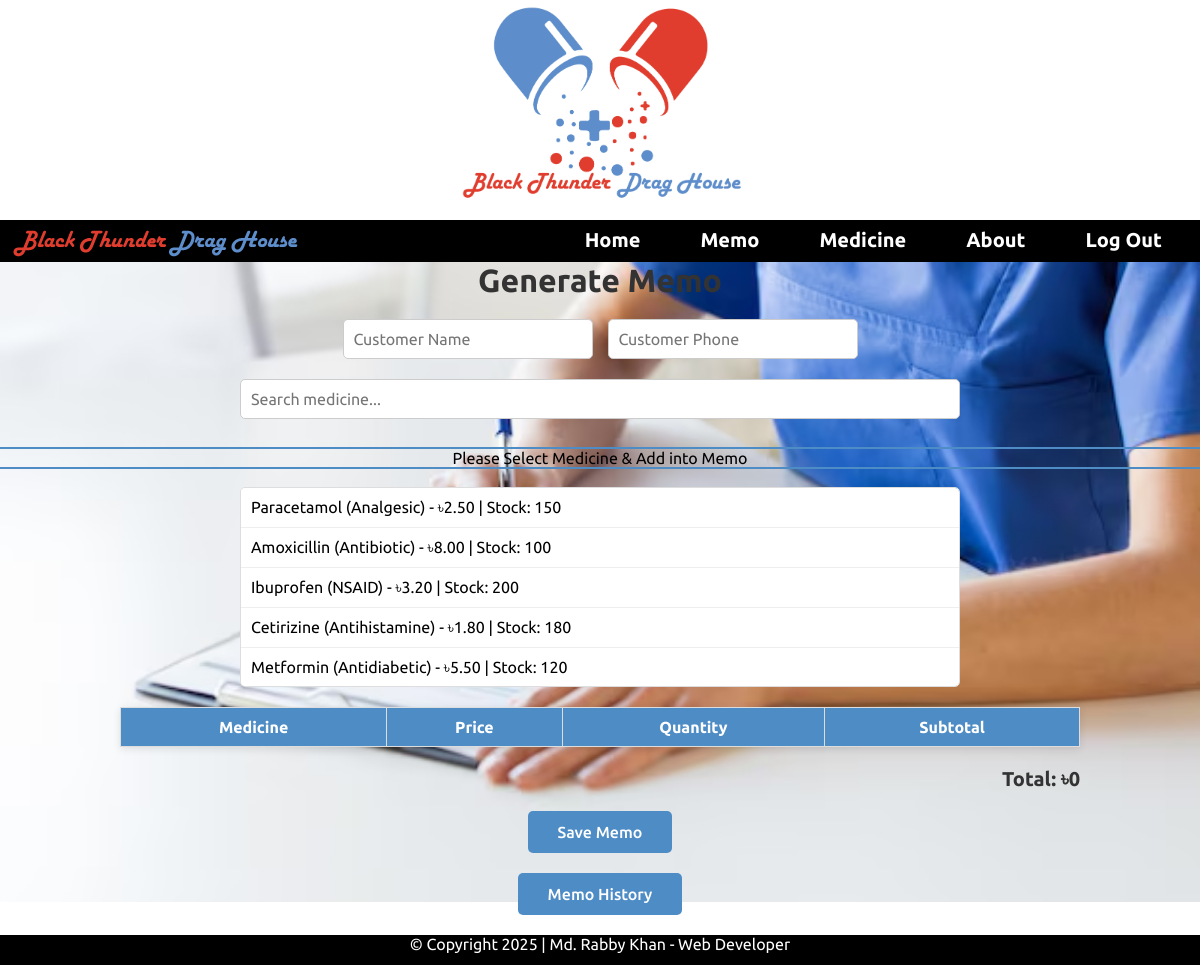
/memo.php, run on the app's committed database.
### tables this page shows
create table medicines(
    id int auto_increment primary key,
    name varchar(50) UNIQUE,
    groupe varchar(50),
    price decimal(10,2),
    expiry_date date,
    quantity int
);

### memo.php (the view, shortened to what this page needs)
<?php
require_once 'conn.php';
$medicines = mysqli_query($conn, "SELECT * FROM medicines WHERE quantity > 0");
?>
<!DOCTYPE html>
<html lang="en">
<head>
</head>
<body>
    <?php include 'navbar.php'; ?>
<div class="container">
    <h1>Generate Memo</h1>
<div class="input-group">
    <input type="text" id="customer_name" placeholder="Customer Name">
    <input type="text" id="customer_phone" placeholder="Customer Phone">
</div>
<input type="text" id="search" placeholder="Search medicine...">
<p id="select">Please Select Medicine & Add into Memo</p>
<div class="medicine-list" id="medicineList">
    <?php while($m = mysqli_fetch_assoc($medicines)) { ?>
        <div class="medicine-item"
             data-id="<?= $m['id'] ?>"
             data-name="<?= $m['name'] ?>"
             data-price="<?= $m['price'] ?>"
             data-stock="<?= $m['quantity'] ?>">
            <?= $m['name'] ?> (<?= $m['groupe'] ?>) - ৳<?= $m['price'] ?> | Stock: <?= $m['quantity'] ?>
        </div>
    <?php } ?>
</div>
<form method="POST" id="memoForm">
    <table class="bill-table" id="billTable">
        <thead>
            <tr>
                <th>Medicine</th>
                <th>Price</th>
                <th>Quantity</th>
                <th>Subtotal</th>
            </tr>
        </thead>
    </table>
    <div class="total-box">Total: ৳<span id="totalAmount">0</span></div>
    <button type="submit" name="save_memo" class="save-btn">Save Memo</button>
     <button type="submit" class="history"><a href="memo_history.php">Memo History</a></button>
</form>
<?php include 'footer.php'; ?>
</div>
</body>
</html>

### memo.php (style rules this page uses)
* { font-family: 'Ubuntu', sans-serif; margin: 0; padding: 0; box-sizing: border-box; }
.container { background-image:url('memo.avif');background-size: cover;background-position: center;width: 100%;height: 80vh; }
:root { --red: rgb(185, 37, 37);--blue: rgb(78, 140, 197);--black: black;--white: white; }
h1 { ;argin-top:30px;margin-bottom:20px;text-align: center; margin-bottom: 20px; color: #333; }
#select { outline:solid 2px var(--blue);justify-content:center;text-align: center; margin-top:30px; margin-bottom: 20px; }
.input-group { display: flex; justify-content: center; gap: 15px; flex-wrap: wrap; margin-bottom: 20px; }
.input-group input { padding: 10px; width: 250px; border-radius: 5px; border: 1px solid #ccc; font-size: 16px; }
#search { width: 60%; padding: 10px; margin: 0 auto 15px; display: block; border-radius: 5px; border: 1px solid #ccc; font-size: 16px; }
.medicine-list { border: 1px solid #ddd; max-height: 200px; overflow-y: auto; background: #fff; border-radius: 5px; width: 60%; margin: 0 auto; }
.medicine-item { padding: 10px; cursor: pointer; border-bottom: 1px solid #eee; transition: background 0.2s; }
.bill-table { width: 80%; margin: 20px auto; border-collapse: collapse; box-shadow: 0 2px 8px rgba(0,0,0,0.1); }
.bill-table th, .bill-table td { border: 1px solid #ddd; padding: 10px; text-align: center; font-size: 16px; }
.bill-table th { background-color: #4e8cc5; color: white; }
.total-box { width: 80%; margin: 10px auto; font-size: 20px; font-weight: bold; text-align: right; color: #333; }
.history a { text-decoration:none;color:white; }
.save-btn { display: block; padding: 12px 30px; margin: 20px auto; font-size: 16px; font-weight: 500; color: #fff; background-color: #4e8cc5; border: none; border-radius: 5px; cursor: pointer; transition: 0.3s; }
.history { display: block; padding: 12px 30px; margin: 20px auto; font-size: 16px; font-weight: 500; color: #fff; background-color: #4e8cc5; border: none; border-radius: 5px; cursor: pointer; transition: 0.3s; }

### navbar.php (style rules this page uses)
:root { --red: rgb(185, 37, 37); --blue: rgb(78, 140, 197); --black: black; --white: white; }
* { margin: 0px; padding: 0px; box-sizing: border-box; font-family: "Ubuntu", sans-serif; }

### footer.php (style rules this page uses)
:root { --red: rgb(185, 37, 37); --blue: rgb(78, 140, 197); --black: black; --white: white; }
* { margin: 0px; padding: 0px; box-sizing: border-box; font-family: "Ubuntu", sans-serif; }

### data on the page
medicines: name "Paracetamol", groupe "Analgesic", price "2.50", quantity "150"
medicines: name "Amoxicillin", groupe "Antibiotic", price "8.00", quantity "100"
medicines: name "Ibuprofen", groupe "NSAID", price "3.20", quantity "200"
medicines: name "Cetirizine", groupe "Antihistamine", price "1.80", quantity "180"
medicines: name "Metformin", groupe "Antidiabetic", price "5.50", quantity "120"
